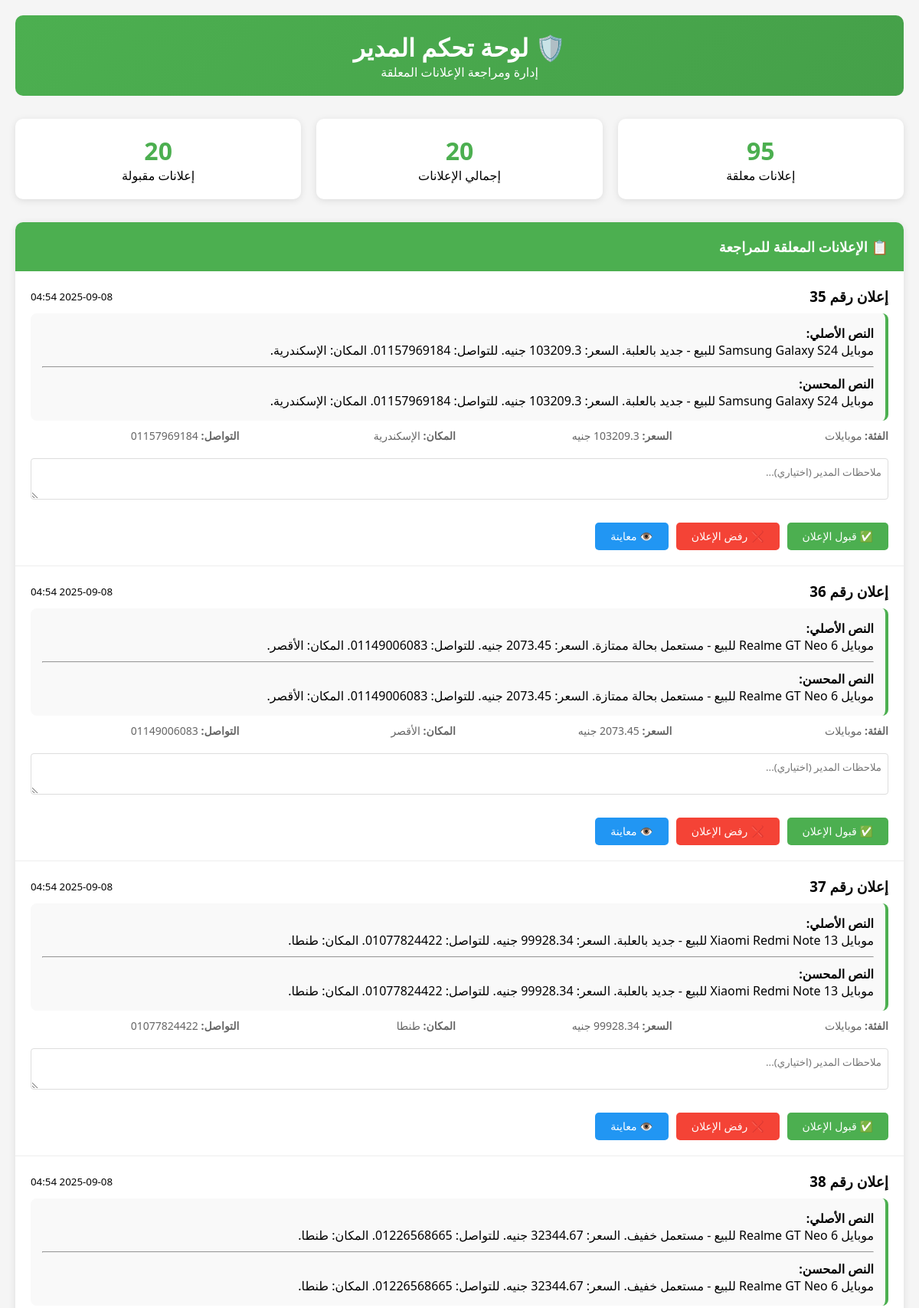
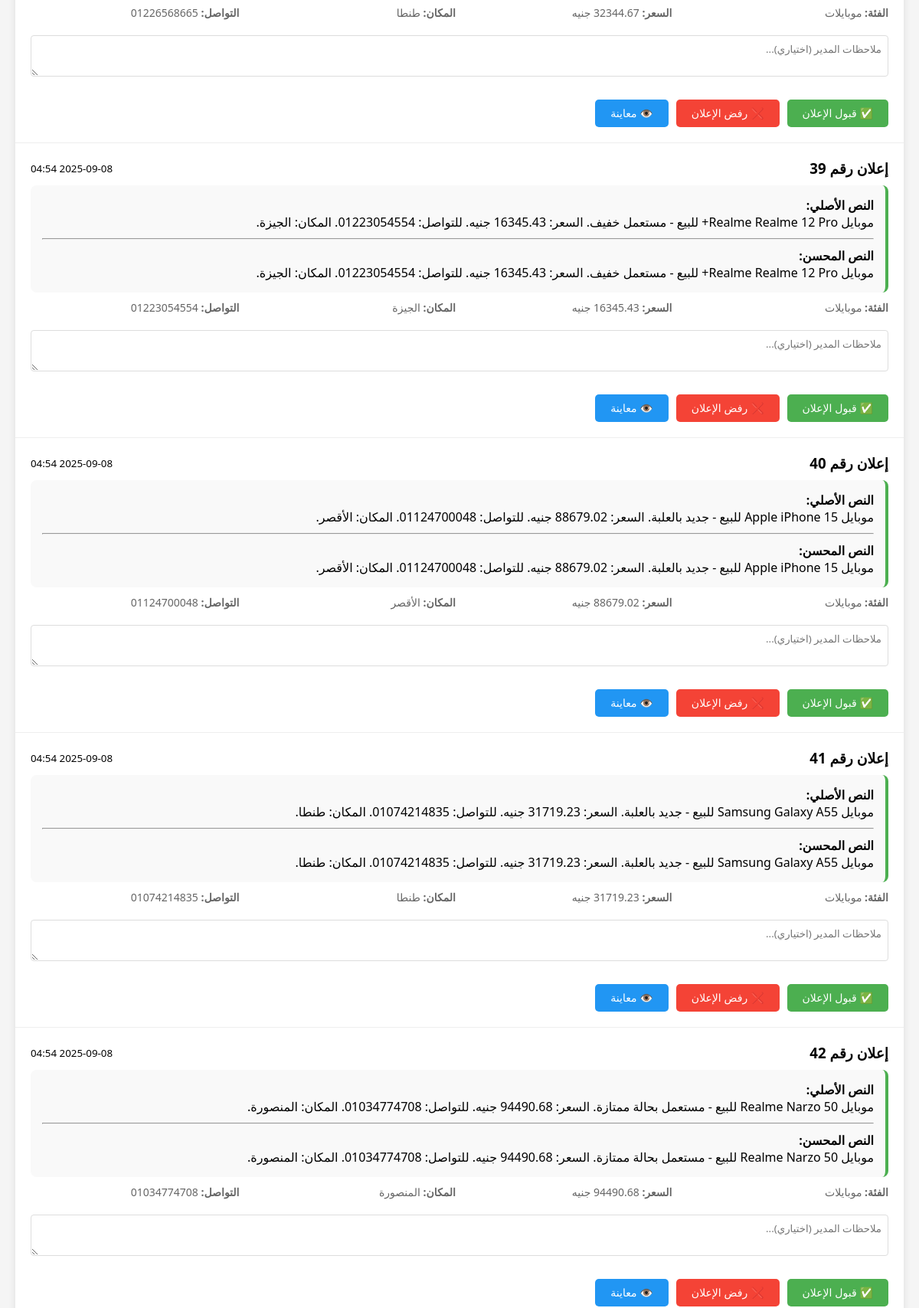
The page /admin (upper part) on the database its author committed (2 pictures, top to bottom).
### simple_web_app.py (models this page shows)
class SimpleAd(db.Model):
    __tablename__ = 'simple_ads'
    id = db.Column(db.Integer, primary_key=True)
    user_id = db.Column(db.Integer, db.ForeignKey('simple_users.id'), nullable=False)
    original_text = db.Column(db.Text, nullable=False)
    enhanced_text = db.Column(db.Text, nullable=False)
    category = db.Column(db.String(100))
    price = db.Column(db.Float)
    location = db.Column(db.String(200))
    contact_info = db.Column(db.String(200))
    image_url = db.Column(db.String(500))
    status = db.Column(db.String(20), default='pending')  # pending, approved, rejected
    admin_notes = db.Column(db.Text)
    approved_at = db.Column(db.DateTime)
    ad_link = db.Column(db.String(500))
    created_at = db.Column(db.DateTime, default=datetime.utcnow)

### simple_web_app.py (the view)
@app.route('/admin')
def admin_panel():
    pending_ads = SimpleAd.query.filter_by(status='pending').order_by(SimpleAd.created_at.desc()).all()
    return render_template('admin.html', ads=pending_ads)

### templates/admin.html (shortened to what this page needs)
<!DOCTYPE html>
<html lang="ar" dir="rtl">
<head>
</head>
<body>
    <div class="header">
        <h1>🛡️ لوحة تحكم المدير</h1>
        <p>إدارة ومراجعة الإعلانات المعلقة</p>
    </div>
    <div class="stats">
        <div class="stat-card">
            <div class="stat-number" id="pendingCount">{{ ads|length }}</div>
            <div>إعلانات معلقة</div>
        </div>
        <div class="stat-card">
            <div class="stat-number" id="totalCount">-</div>
            <div>إجمالي الإعلانات</div>
        </div>
        <div class="stat-card">
            <div class="stat-number" id="approvedCount">-</div>
            <div>إعلانات مقبولة</div>
        </div>
    </div>
    <div class="ads-container">
        <div class="ads-header">
            📋 الإعلانات المعلقة للمراجعة
        </div>
        <div id="adsContainer">
            {% if ads %}
                {% for ad in ads %}
                <div class="ad-item" data-ad-id="{{ ad.id }}">
                    <div style="display: flex; justify-content: space-between; align-items: center; margin-bottom: 10px;">
                        <h3>إعلان رقم {{ ad.id }}</h3>
                        <small>{{ ad.created_at.strftime('%Y-%m-%d %H:%M') }}</small>
                    </div>
                    <div class="ad-content">
                        <strong>النص الأصلي:</strong><br>
                        {{ ad.original_text }}
                        <hr style="margin: 10px 0;">
                        <strong>النص المحسن:</strong><br>
                        {{ ad.enhanced_text }}
                    </div>
                    <div class="ad-meta">
                        <div><strong>الفئة:</strong> {{ ad.category or 'غير محدد' }}</div>
                        <div><strong>السعر:</strong> {{ ad.price or 'غير محدد' }} جنيه</div>
                        <div><strong>المكان:</strong> {{ ad.location or 'غير محدد' }}</div>
                        <div><strong>التواصل:</strong> {{ ad.contact_info or 'غير محدد' }}</div>
                    </div>
                    <textarea class="notes-input" placeholder="ملاحظات المدير (اختياري)..." id="notes-{{ ad.id }}"></textarea>
                    <div class="ad-actions">
                        <button class="btn btn-approve" onclick="approveAd('{{ ad.id }}')">
                            ✅ قبول الإعلان
                        </button>
                        <button class="btn btn-reject" onclick="rejectAd('{{ ad.id }}')">
                            ❌ رفض الإعلان
                        </button>
                        <button class="btn btn-view" onclick="previewAd('{{ ad.id }}')">
                            👁️ معاينة
                        </button>
                    </div>
                </div>
                {% endfor %}
            {% else %}
                <div class="empty-state">
                    <h3>🎉 لا توجد إعلانات معلقة</h3>
                    <p>جميع الإعلانات تمت مراجعتها</p>
                </div>
            {% endif %}
        </div>
    </div>
</body>
</html>

### templates/admin.html (style rules this page uses)
* { margin: 0; padding: 0; box-sizing: border-box; }
body { font-family: 'Segoe UI', Tahoma, Geneva, Verdana, sans-serif; background: #f5f5f5; padding: 20px; }
.header { background: linear-gradient(135deg, #4CAF50 0%, #45a049 100%); color: white; padding: 20px; border-radius: 10px; margin-bottom: 30px; text-align: center; }
.stats { display: grid; grid-template-columns: repeat(auto-fit, minmax(200px, 1fr)); gap: 20px; margin-bottom: 30px; }
.stat-card { background: white; padding: 20px; border-radius: 10px; box-shadow: 0 2px 10px rgba(0,0,0,0.1); text-align: center; }
.stat-number { font-size: 2em; font-weight: bold; color: #4CAF50; }
.ads-container { background: white; border-radius: 10px; box-shadow: 0 2px 10px rgba(0,0,0,0.1); overflow: hidden; }
.ads-header { background: #4CAF50; color: white; padding: 20px; font-size: 18px; font-weight: bold; }
.ad-item { border-bottom: 1px solid #eee; padding: 20px; }
.ad-content { background: #f9f9f9; padding: 15px; border-radius: 8px; margin: 10px 0; border-right: 4px solid #4CAF50; }
.ad-meta { display: grid; grid-template-columns: repeat(auto-fit, minmax(150px, 1fr)); gap: 10px; margin: 10px 0; font-size: 14px; color: #666; }
.ad-actions { display: flex; gap: 10px; margin-top: 15px; }
.btn { padding: 10px 20px; border: none; border-radius: 5px; cursor: pointer; font-size: 14px; transition: background 0.3s; }
.btn-approve { background: #4CAF50; color: white; }
.btn-reject { background: #f44336; color: white; }
.btn-view { background: #2196F3; color: white; }
.notes-input { width: 100%; padding: 8px; border: 1px solid #ddd; border-radius: 4px; margin: 10px 0; font-family: inherit; }

### rows shown on the page
SimpleAd: id "35", created_at "2025-09-08 04:54", original_text "موبايل Samsung Galaxy S24 للبيع - جديد بالعلبة. السعر: 103209.3 جنيه. للتواصل: 01157969184. المكان: الإسكندرية.", enhanced_text "موبايل Samsung Galaxy S24 للبيع - جديد بالعلبة. السعر: 103209.3 جنيه. للتواصل: 01157969184. المكان: الإسكندرية.", category "موبايلات", location "الإسكندرية", contact_info "01157969184", id "ملاحظات المدير (اختياري)..."
SimpleAd: id "36", created_at "2025-09-08 04:54", original_text "موبايل Realme GT Neo 6 للبيع - مستعمل بحالة ممتازة. السعر: 2073.45 جنيه. للتواصل: 01149006083. المكان: الأقصر.", enhanced_text "موبايل Realme GT Neo 6 للبيع - مستعمل بحالة ممتازة. السعر: 2073.45 جنيه. للتواصل: 01149006083. المكان: الأقصر.", category "موبايلات", location "الأقصر", contact_info "01149006083", id "ملاحظات المدير (اختياري)..."
SimpleAd: id "37", created_at "2025-09-08 04:54", original_text "موبايل Xiaomi Redmi Note 13 للبيع - جديد بالعلبة. السعر: 99928.34 جنيه. للتواصل: 01077824422. المكان: طنطا.", enhanced_text "موبايل Xiaomi Redmi Note 13 للبيع - جديد بالعلبة. السعر: 99928.34 جنيه. للتواصل: 01077824422. المكان: طنطا.", category "موبايلات", location "طنطا", contact_info "01077824422", id "ملاحظات المدير (اختياري)..."
SimpleAd: id "38", created_at "2025-09-08 04:54", original_text "موبايل Realme GT Neo 6 للبيع - مستعمل خفيف. السعر: 32344.67 جنيه. للتواصل: 01226568665. المكان: طنطا.", enhanced_text "موبايل Realme GT Neo 6 للبيع - مستعمل خفيف. السعر: 32344.67 جنيه. للتواصل: 01226568665. المكان: طنطا.", category "موبايلات", location "طنطا", contact_info "01226568665", id "ملاحظات المدير (اختياري)..."
SimpleAd: id "39", created_at "2025-09-08 04:54", original_text "موبايل Realme Realme 12 Pro+ للبيع - مستعمل خفيف. السعر: 16345.43 جنيه. للتواصل: 01223054554. المكان: الجيزة.", enhanced_text "موبايل Realme Realme 12 Pro+ للبيع - مستعمل خفيف. السعر: 16345.43 جنيه. للتواصل: 01223054554. المكان: الجيزة.", category "موبايلات", location "الجيزة", contact_info "01223054554", id "ملاحظات المدير (اختياري)..."
SimpleAd: id "40", created_at "2025-09-08 04:54", original_text "موبايل Apple iPhone 15 للبيع - جديد بالعلبة. السعر: 88679.02 جنيه. للتواصل: 01124700048. المكان: الأقصر.", enhanced_text "موبايل Apple iPhone 15 للبيع - جديد بالعلبة. السعر: 88679.02 جنيه. للتواصل: 01124700048. المكان: الأقصر.", category "موبايلات", location "الأقصر", contact_info "01124700048", id "ملاحظات المدير (اختياري)..."
SimpleAd: id "41", created_at "2025-09-08 04:54", original_text "موبايل Samsung Galaxy A55 للبيع - جديد بالعلبة. السعر: 31719.23 جنيه. للتواصل: 01074214835. المكان: طنطا.", enhanced_text "موبايل Samsung Galaxy A55 للبيع - جديد بالعلبة. السعر: 31719.23 جنيه. للتواصل: 01074214835. المكان: طنطا.", category "موبايلات", location "طنطا", contact_info "01074214835", id "ملاحظات المدير (اختياري)..."
SimpleAd: id "42", created_at "2025-09-08 04:54", original_text "موبايل Realme Narzo 50 للبيع - مستعمل بحالة ممتازة. السعر: 94490.68 جنيه. للتواصل: 01034774708. المكان: المنصورة.", enhanced_text "موبايل Realme Narzo 50 للبيع - مستعمل بحالة ممتازة. السعر: 94490.68 جنيه. للتواصل: 01034774708. المكان: المنصورة.", category "موبايلات", location "المنصورة", contact_info "01034774708", id "ملاحظات المدير (اختياري)..."

### other values the page prints
{{ ads|length }} "95"
